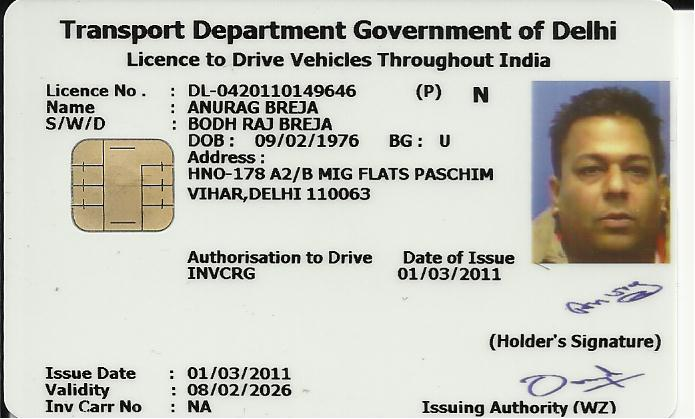
#> input picture license.jpg, 695 x 419 px, found by its file name
$ python ocr.py
#> lines starting #> are read from the running program, lines starting #| are printed output that depends on the picture; after the words box and inside, x2 and y2 are one past the last pixel; in counts of white or black regions, pixels touching at a corner belong together
import cv2
import pytesseract
import pandas as pd
import numpy as np
import matplotlib.pyplot as plt
from PIL import Image
import xlsxwriter

#Reading image
path = "D:\OCR\license.jpg"
image = cv2.imread(path)
#> image is the input picture: shape (419, 695, 3); mean B, G, R 191, 199.7, 199.8
# print(image)

#After reading the file, we will extract infromation about the license owner from the image.

#Extracting Name
crop1 = image[98:117,175:350]
crop1 = cv2.cvtColor(crop1, cv2.COLOR_BGR2GRAY)
ret, crop1 = cv2.threshold(crop1, 0, 255, cv2.THRESH_BINARY+cv2.THRESH_OTSU)
#> ret = 123
cv2.imwrite("Pro1.jpg",crop1)


#Extracting  Gaurdian name
crop2 = image[114:133,177:350]
crop2 = cv2.cvtColor(crop2, cv2.COLOR_BGR2GRAY)
ret, crop2 = cv2.threshold(crop2, 0, 255, cv2.THRESH_BINARY+cv2.THRESH_OTSU)
#> ret = 122
cv2.imwrite("Pro2.jpg",crop2)


#Extracting Address
crop3 = image[165:202,175:500]
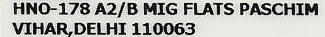
#> crop3: shape (37, 325, 3); mean B, G, R 172.2, 177.6, 175.4
crop3 = cv2.cvtColor(crop3, cv2.COLOR_BGR2GRAY)
#> crop3: shape (37, 325)
ret, crop3 = cv2.threshold(crop3, 0, 255, cv2.THRESH_BINARY+cv2.THRESH_OTSU)
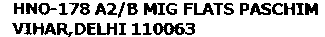
#> crop3: shape (37, 325); 75.6% white; 33 black regions, largest, box (x1, y1, x2, y2) and area: (153, 23, 195, 35) 303, (33, 23, 56, 35) 157, (250, 3, 271, 15) 156
#> ret = 128
cv2.imwrite("Pro3.jpg",crop3)


#Extracting DOB
crop4 = image[132:152,235:390]
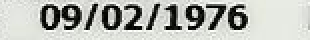
#> crop4: shape (20, 155, 3) (shown 2 times larger); mean B, G, R 179, 184.8, 182.6
crop4 = cv2.cvtColor(crop4, cv2.COLOR_BGR2GRAY)
#> crop4: shape (20, 155)
ret, crop4 = cv2.threshold(crop4, 0, 255, cv2.THRESH_BINARY+cv2.THRESH_OTSU)
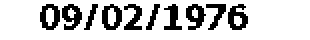
#> crop4: shape (20, 155) (shown 2 times larger); 79.5% white; black in thin lines or dots, all inside (x1, y1, x2, y2) = (20, 2, 124, 15)
#> ret = 126
cv2.imwrite("Pro4.jpg",crop4)


#Extracting DL number
crop5 = image[80:99,40:378]
crop5 = cv2.cvtColor(crop5, cv2.COLOR_BGR2GRAY)
ret, crop5 = cv2.threshold(crop5, 0, 255, cv2.THRESH_BINARY+cv2.THRESH_OTSU)
cv2.imwrite("Pro5.jpg",crop5)


# Using pytesseract to extract text from all croped images
pytesseract.pytesseract.tesseract_cmd = "C:\Program Files\Tesseract-OCR\\tesseract.exe"
#> (the run stopped early here; a loop or call above may not have finished)
